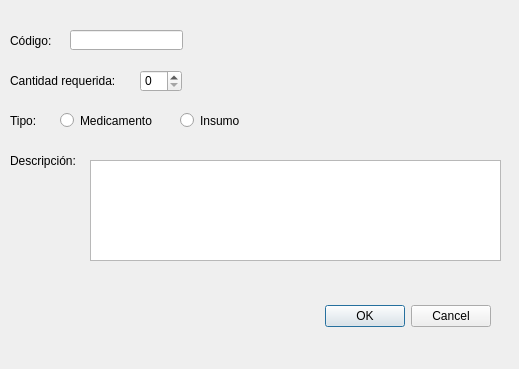
<?xml version="1.0" encoding="UTF-8"?>
<ui version="4.0">
 <class>form</class>
 <widget class="QDialog" name="form">
  <property name="enabled">
   <bool>true</bool>
  </property>
  <property name="geometry">
   <rect>
    <x>0</x>
    <y>0</y>
    <width>519</width>
    <height>369</height>
   </rect>
  </property>
  <property name="windowTitle">
   <string>HSJ - Sistema de Gestión de Servicios Médicos</string>
  </property>
  <widget class="QDialogButtonBox" name="buttonBox">
   <property name="geometry">
    <rect>
     <x>140</x>
     <y>300</y>
     <width>351</width>
     <height>32</height>
    </rect>
   </property>
   <property name="orientation">
    <enum>Qt::Horizontal</enum>
   </property>
   <property name="standardButtons">
    <set>QDialogButtonBox::Cancel|QDialogButtonBox::Ok</set>
   </property>
  </widget>
  <widget class="QLabel" name="label">
   <property name="geometry">
    <rect>
     <x>10</x>
     <y>70</y>
     <width>121</width>
     <height>21</height>
    </rect>
   </property>
   <property name="text">
    <string>Cantidad requerida:</string>
   </property>
  </widget>
  <widget class="QLabel" name="label_2">
   <property name="geometry">
    <rect>
     <x>10</x>
     <y>150</y>
     <width>81</width>
     <height>21</height>
    </rect>
   </property>
   <property name="text">
    <string>Descripción:</string>
   </property>
  </widget>
  <widget class="QLabel" name="label_3">
   <property name="geometry">
    <rect>
     <x>10</x>
     <y>110</y>
     <width>47</width>
     <height>21</height>
    </rect>
   </property>
   <property name="text">
    <string>Tipo:</string>
   </property>
  </widget>
  <widget class="QRadioButton" name="radioButton">
   <property name="geometry">
    <rect>
     <x>60</x>
     <y>110</y>
     <width>111</width>
     <height>21</height>
    </rect>
   </property>
   <property name="text">
    <string>Medicamento</string>
   </property>
  </widget>
  <widget class="QRadioButton" name="radioButton_2">
   <property name="geometry">
    <rect>
     <x>180</x>
     <y>110</y>
     <width>82</width>
     <height>21</height>
    </rect>
   </property>
   <property name="text">
    <string>Insumo</string>
   </property>
  </widget>
  <widget class="QSpinBox" name="spinBox">
   <property name="geometry">
    <rect>
     <x>140</x>
     <y>70</y>
     <width>42</width>
     <height>22</height>
    </rect>
   </property>
  </widget>
  <widget class="QLabel" name="label_4">
   <property name="geometry">
    <rect>
     <x>10</x>
     <y>30</y>
     <width>47</width>
     <height>21</height>
    </rect>
   </property>
   <property name="text">
    <string>Código:</string>
   </property>
  </widget>
  <widget class="QLineEdit" name="lineEdit_2">
   <property name="geometry">
    <rect>
     <x>70</x>
     <y>30</y>
     <width>113</width>
     <height>20</height>
    </rect>
   </property>
  </widget>
  <widget class="QPlainTextEdit" name="plainTextEdit">
   <property name="geometry">
    <rect>
     <x>90</x>
     <y>160</y>
     <width>411</width>
     <height>101</height>
    </rect>
   </property>
  </widget>
  <widget class="QWidget" name="layoutWidget">
   <property name="geometry">
    <rect>
     <x>0</x>
     <y>0</y>
     <width>2</width>
     <height>2</height>
    </rect>
   </property>
   <layout class="QHBoxLayout" name="horizontalLayout"/>
  </widget>
 </widget>
 <resources/>
 <connections>
  <connection>
   <sender>buttonBox</sender>
   <signal>rejected()</signal>
   <receiver>form</receiver>
   <slot>reject()</slot>
   <hints>
    <hint type="sourcelabel">
     <x>316</x>
     <y>260</y>
    </hint>
    <hint type="destinationlabel">
     <x>286</x>
     <y>274</y>
    </hint>
   </hints>
  </connection>
  <connection>
   <sender>buttonBox</sender>
   <signal>accepted()</signal>
   <receiver>form</receiver>
   <slot>accept()</slot>
   <hints>
    <hint type="sourcelabel">
     <x>248</x>
     <y>254</y>
    </hint>
    <hint type="destinationlabel">
     <x>157</x>
     <y>274</y>
    </hint>
   </hints>
  </connection>
 </connections>
</ui>
